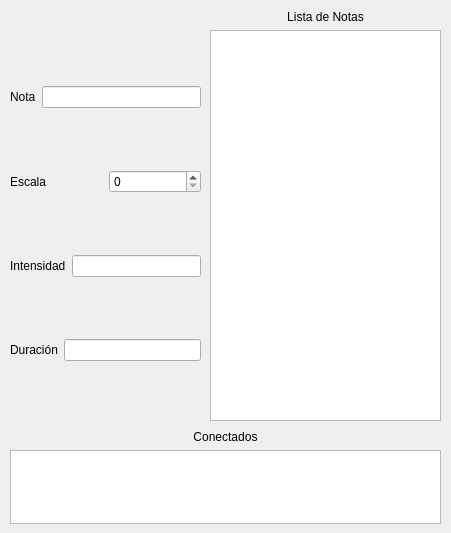
<?xml version="1.0" encoding="UTF-8"?>
<ui version="4.0">
 <class>Dialog</class>
 <widget class="QDialog" name="Dialog">
  <property name="geometry">
   <rect>
    <x>0</x>
    <y>0</y>
    <width>451</width>
    <height>533</height>
   </rect>
  </property>
  <property name="windowTitle">
   <string>Dialog</string>
  </property>
  <widget class="QWidget" name="verticalLayoutWidget">
   <property name="geometry">
    <rect>
     <x>10</x>
     <y>30</y>
     <width>191</width>
     <height>391</height>
    </rect>
   </property>
   <layout class="QVBoxLayout" name="verticalLayout_3">
    <item>
     <layout class="QHBoxLayout" name="horizontalLayout_2">
      <item>
       <widget class="QLabel" name="label_2">
        <property name="text">
         <string>Nota</string>
        </property>
       </widget>
      </item>
      <item>
       <widget class="QLineEdit" name="lineEdit"/>
      </item>
     </layout>
    </item>
    <item>
     <layout class="QHBoxLayout" name="horizontalLayout_3">
      <item>
       <widget class="QLabel" name="label_3">
        <property name="text">
         <string>Escala</string>
        </property>
       </widget>
      </item>
      <item>
       <widget class="QSpinBox" name="spinBox"/>
      </item>
     </layout>
    </item>
    <item>
     <layout class="QHBoxLayout" name="horizontalLayout_4">
      <item>
       <widget class="QLabel" name="label_4">
        <property name="text">
         <string>Intensidad</string>
        </property>
       </widget>
      </item>
      <item>
       <widget class="QLineEdit" name="lineEdit_2"/>
      </item>
     </layout>
    </item>
    <item>
     <layout class="QHBoxLayout" name="horizontalLayout_5">
      <item>
       <widget class="QLabel" name="label">
        <property name="text">
         <string>Duración</string>
        </property>
       </widget>
      </item>
      <item>
       <widget class="QLineEdit" name="lineEdit_3"/>
      </item>
     </layout>
    </item>
   </layout>
  </widget>
  <widget class="QWidget" name="verticalLayoutWidget_2">
   <property name="geometry">
    <rect>
     <x>210</x>
     <y>10</y>
     <width>231</width>
     <height>411</height>
    </rect>
   </property>
   <layout class="QVBoxLayout" name="verticalLayout">
    <item>
     <widget class="QLabel" name="label_5">
      <property name="cursor">
       <cursorShape>ForbiddenCursor</cursorShape>
      </property>
      <property name="text">
       <string>Lista de Notas</string>
      </property>
      <property name="alignment">
       <set>Qt::AlignCenter</set>
      </property>
     </widget>
    </item>
    <item>
     <widget class="QListView" name="listView"/>
    </item>
   </layout>
  </widget>
  <widget class="QWidget" name="verticalLayoutWidget_3">
   <property name="geometry">
    <rect>
     <x>10</x>
     <y>430</y>
     <width>431</width>
     <height>94</height>
    </rect>
   </property>
   <layout class="QVBoxLayout" name="verticalLayout_2">
    <item>
     <widget class="QLabel" name="label_6">
      <property name="text">
       <string>Conectados</string>
      </property>
      <property name="alignment">
       <set>Qt::AlignCenter</set>
      </property>
     </widget>
    </item>
    <item>
     <widget class="QListView" name="listView_2"/>
    </item>
   </layout>
  </widget>
 </widget>
 <resources/>
 <connections/>
</ui>
